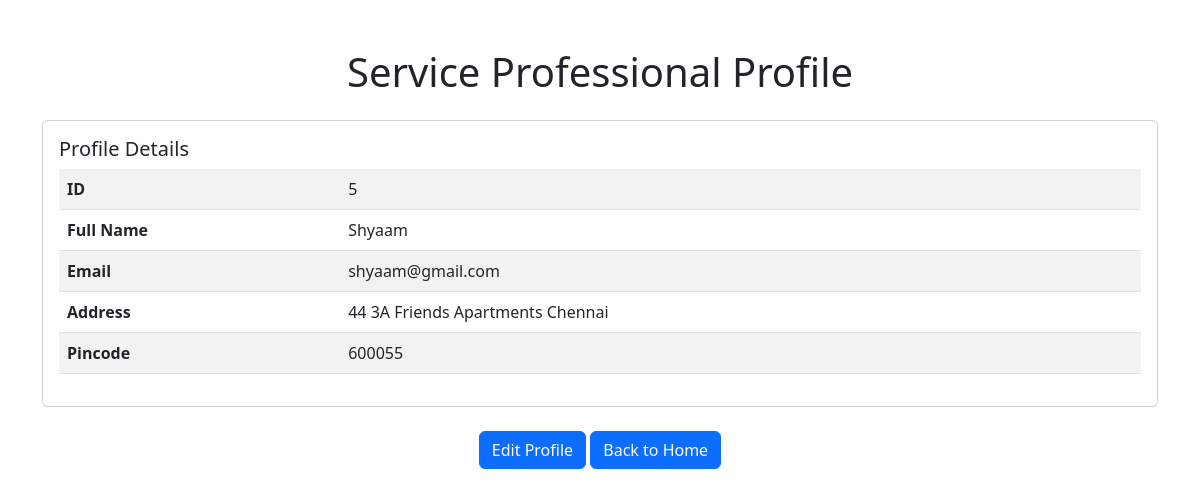
Screenshot of /sphomepage/professionalprofile/5 with the database file from the repository.
### application/models.py (models this page shows, shortened)
class ServiceProfessional(db.Model):
    __tablename__ = 'service_professionals'
    id = db.Column(db.Integer, primary_key=True)
    email = db.Column(db.String(120), unique=True, nullable=False)
    password = db.Column(db.String(120), nullable=False)
    full_name = db.Column(db.String(100), nullable=False)
    service_id = db.Column(db.Integer, db.ForeignKey('services.service_id'), nullable=False)
    experience = db.Column(db.Integer, nullable=False)
    profile_doc = db.Column(db.String(200), nullable=False)
    address = db.Column(db.String(200), nullable=False)
    pincode = db.Column(db.String(10), nullable=False)
    date_created = db.Column(db.DateTime, default=date.today())
    status = db.Column(db.String(50), nullable=False)
    service = db.relationship('Service', backref='service_professionals', lazy=True)

### app.py (the view)
@app.route('/sphomepage/professionalprofile/<int:id>', methods=["GET"])
def professionalprofile(id):
    professional = ServiceProfessional.query.get(id)
    ratings = Rating.query.filter_by(professional_id = id).all()
    if ratings:
        average_rating = sum(rating.rating for rating in ratings) / len(ratings)
    else:
        average_rating = None
    if professional:
        return render_template("spprofile.html", professional=professional, professional_id=id, ratings = ratings, average_rating = average_rating)
    else:
        return "Professional Not Found", 404

### templates/spprofile.html (shortened to what this page needs)
<!DOCTYPE html>
<html lang="en">
<head>
    <link href="https://cdn.jsdelivr.net/npm/bootstrap@5.3.0-alpha1/dist/css/bootstrap.min.css" rel="stylesheet">
</head>
<body>
    <div class="container mt-5">
        <h1 class="text-center">Service Professional Profile</h1>
        <div class="card mt-4">
            <div class="card-body">
                <h5 class="card-title">Profile Details</h5>
                <table class="table table-striped">
                    <tbody>
                        <tr>
                            <th scope="row">ID</th>
                            <td>{{ professional.id }}</td>
                        </tr>
                        <tr>
                            <th scope="row">Full Name</th>
                            <td>{{ professional.full_name }}</td>
                        </tr>
                        <tr>
                            <th scope="row">Email</th>
                            <td>{{ professional.email }}</td>
                        </tr>
                        <tr>
                            <th scope="row">Address</th>
                            <td>{{ professional.address }}</td>
                        </tr>
                        <tr>
                            <th scope="row">Pincode</th>
                            <td>{{ professional.pincode }}</td>
                        </tr>
                    </tbody>
                </table>
            </div>
        </div>
        <div class="mt-4 text-center">
            <a href="{{ url_for('editspprofile', id=professional.id) }}" class="btn btn-primary">Edit Profile</a>
            <a href="{{ url_for('sphomepage', id=professional_id) }}" class="btn btn-primary">Back to Home</a>
        </div>
    </div>
</body>
</html>

### rows the page displays
ServiceProfessional: id "5", full_name "Shyaam", email "shyaam@gmail.com", address "44 3A Friends Apartments Chennai", pincode "600055"
